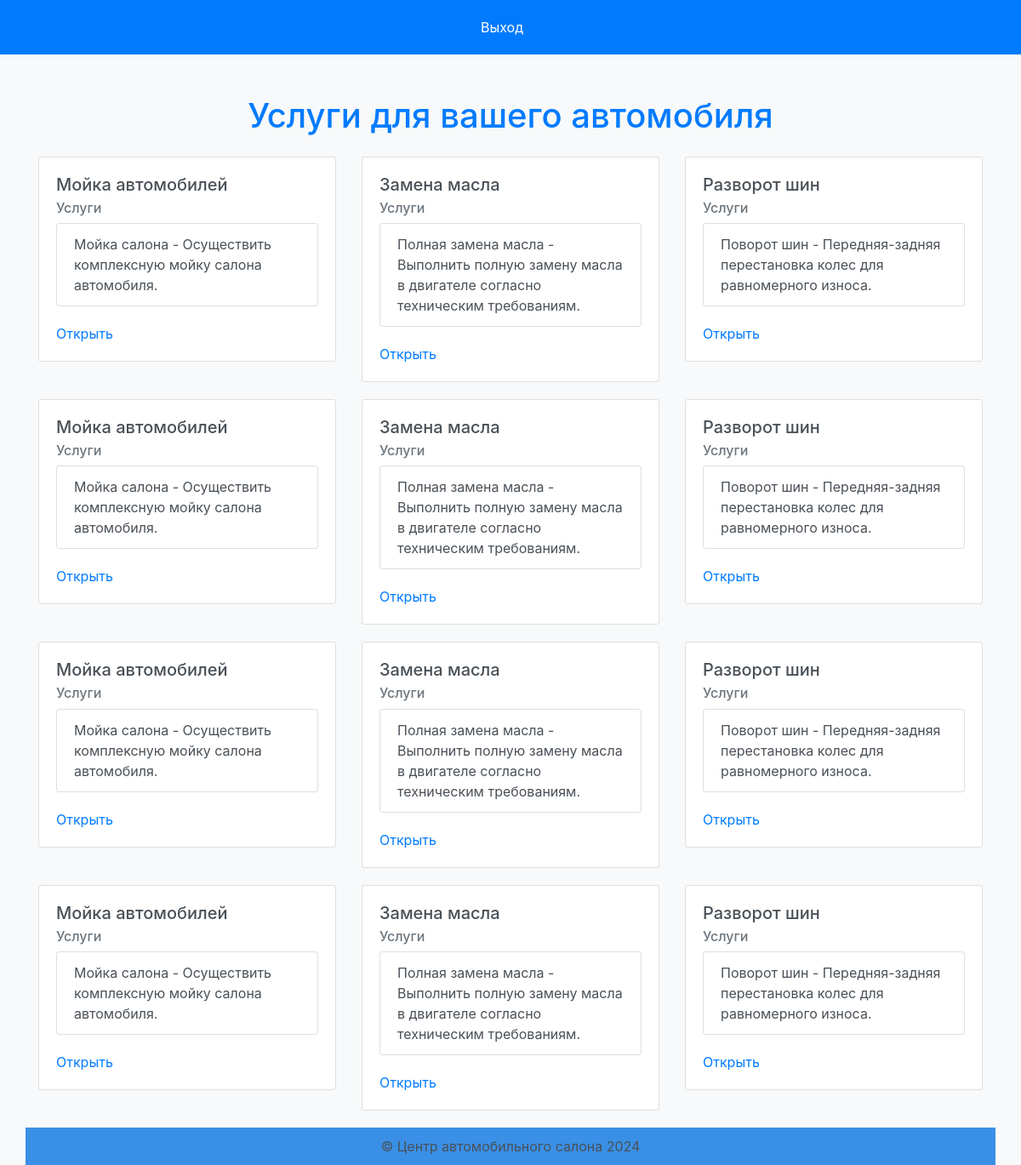
The app's page /dashboard (signed in), older data.
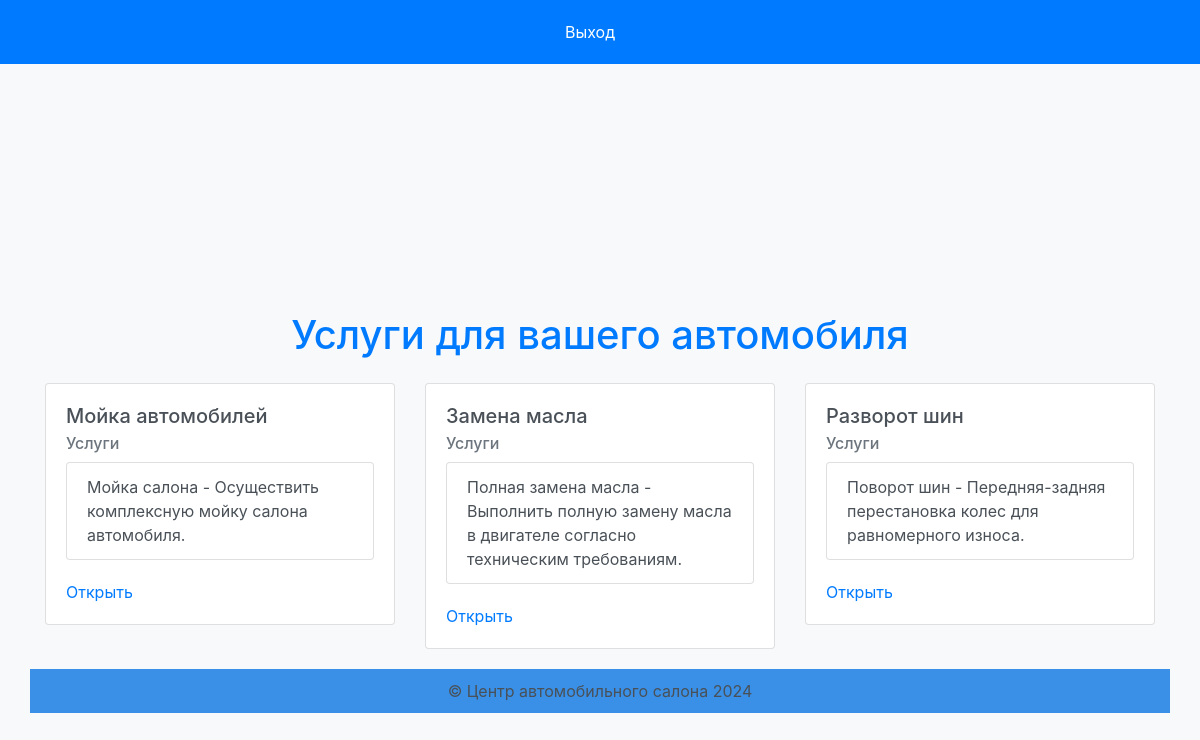
The same page, newer data.
### main.py (models this page shows)
class Subject(db.Model):
    id = db.Column(db.Integer, primary_key=True)
    name = db.Column(db.String(80), nullable=False)
    teacher = db.Column(db.String(80), nullable=True)  # Добавлено поле для преподавателя

class Assignment(db.Model):
    id = db.Column(db.Integer, primary_key=True)
    title = db.Column(db.String(80), nullable=False)
    content = db.Column(db.Text, nullable=False)
    deadline = db.Column(db.DateTime, nullable=True)
    subject_id = db.Column(db.Integer, db.ForeignKey('subject.id'), nullable=False)
    subject = db.relationship('Subject', backref=db.backref('assignments', lazy=True))
    response = db.Column(db.Text, nullable=True)  # Новое поле для ответов
    messages = db.relationship('Message', backref='assignment', lazy=True)  # Связь с сообщениями

### main.py (the view)
@app.route('/dashboard')
@login_required
def dashboard():
    today = datetime.utcnow()
    assignments = Assignment.query.filter(Assignment.deadline >= today).order_by(Assignment.deadline).all()
    subjects = Subject.query.all()
    user_role = getattr(current_user, 'role', None)
    return render_template('dashboard.html', assignments=assignments, subjects=subjects, user_role=user_role)

### main.py (called while the page is built)
@login_manager.user_loader
def load_user(user_id):
    return User.query.get(int(user_id))

### templates/dashboard.html (shortened to what this page needs)
<!DOCTYPE html>
<html lang="en">
<head>
    <link rel="stylesheet" href="https://stackpath.bootstrapcdn.com/bootstrap/4.5.2/css/bootstrap.min.css">
</head>
<body>
    <nav>
        <a href="{{ url_for('login') }}">Выход</a>
    </nav>
    <div class="container mt-5">
        <h1 class="mb-4">Услуги для вашего автомобиля</h1>
        <div class="row">
            {% for subject in subjects %}
                <div class="col-md-4">
                    <div class="card">
                        <div class="card-body">
                            <h5 class="card-title">{{ subject.name }}</h5>
                            <h6 class="card-subtitle mb-2 text-muted">Услуги</h6>
                            <ul class="list-group">
                                {% for assignment in subject.assignments %}
                                    <li class="list-group-item">{{ assignment.title }} - {{ assignment.content |safe }}</li>
                                {% endfor %}
                            </ul>
                          <a href="{{ url_for('subject', subject_id=subject.id) }}" class="card-link">Открыть</a>
                        </div>
                    </div>
                </div>
            {% endfor %}
    <footer>
        &copy; Центр автомобильного салона 2024
    </footer>
</body>
</html>

Row changes from the older to the newer data that the page shows:
removed Subject: name "Мойка автомобилей"
removed Assignment: title "Мойка салона", content "Осуществить комплексную мойку салона автомобиля.", shown under "Мойка автомобилей"
removed Subject: name "Замена масла"
removed Assignment: title "Полная замена масла", content "Выполнить полную замену масла в двигателе согласно техническим требованиям.", shown under "Замена масла"
removed Subject: name "Разворот шин"
removed Assignment: title "Поворот шин", content "Передняя-задняя перестановка колес для равномерного износа.", shown under "Разворот шин"
removed Subject: name "Мойка автомобилей"
removed Assignment: title "Мойка салона", content "Осуществить комплексную мойку салона автомобиля.", shown under "Мойка автомобилей"
removed Subject: name "Замена масла"
removed Assignment: title "Полная замена масла", content "Выполнить полную замену масла в двигателе согласно техническим требованиям.", shown under "Замена масла"
removed Subject: name "Разворот шин"
removed Assignment: title "Поворот шин", content "Передняя-задняя перестановка колес для равномерного износа.", shown under "Разворот шин"
removed Subject: name "Мойка автомобилей"
removed Assignment: title "Мойка салона", content "Осуществить комплексную мойку салона автомобиля.", shown under "Мойка автомобилей"
removed Subject: name "Замена масла"
removed Assignment: title "Полная замена масла", content "Выполнить полную замену масла в двигателе согласно техническим требованиям.", shown under "Замена масла"
removed Subject: name "Разворот шин"
removed Assignment: title "Поворот шин", content "Передняя-задняя перестановка колес для равномерного износа.", shown under "Разворот шин"
